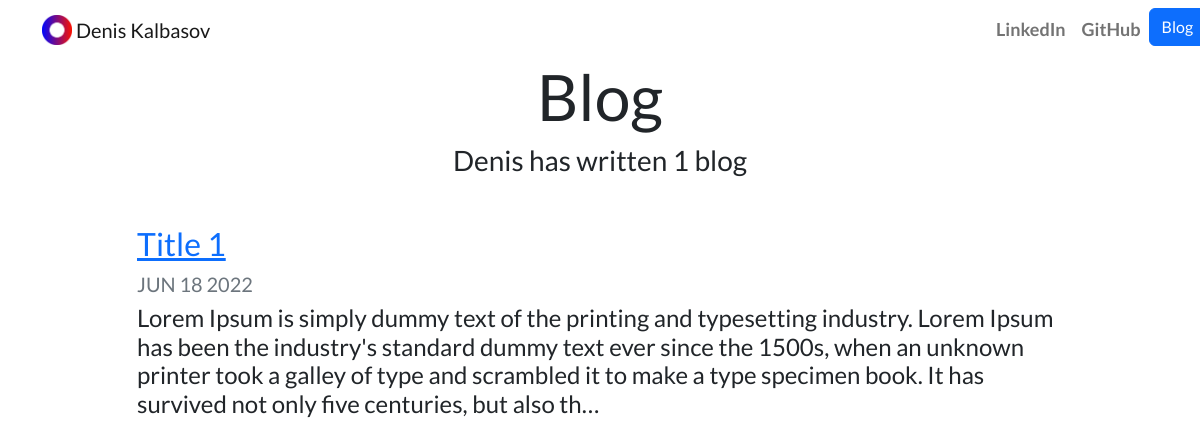
Screenshot of /blog/ with the database file from the repository.
### blog/models.py (models this page shows, shortened)
class BlogProject(models.Model):
    title = models.CharField(max_length=200)
    text = models.TextField()
    date = models.DateField()

### blog/views.py (the view)
# urls.py: path('', views.all_blogs, name='all_blogs'),
def all_blogs(request):
    blogs = BlogProject.objects.order_by('-date')
    return render(request, 'blog/all_blogs.html', {'blogs': blogs})

### blog/templates/blog/all_blogs.html
{% extends 'portfolio/base.html' %}
{% block content %}
<h1 id="blogtitle" class="font-weight-bold text-center">Blog</h1>
<h3 class="text-center mb-5">Denis has written {{ blogs.count }} blog{{ blogs.count|pluralize }}</h3>
{% for blog in blogs %}
<div class="row justify-content-center my-3">
  <div class="col-md-10">
    <a href="{% url 'blog:detail' blog.id %}">
      <h2>{{ blog.title }}</h2>
    </a>
    <h5 class="text-muted">{{ blog.date|date:'M d Y'|upper }}</h5>
    <h4>{{ blog.text|striptags|truncatechars:300 }}</h4>
  </div>
</div>
{% endfor %}
{% endblock %}

### portfolio/static/portfolio/custom1.css (style rules this page uses)
body { font-family: 'Lato', sans-serif; }
#blogtitle { font-size: 4rem; }

### rows the page displays
BlogProject: title "Title 1", date "JUN 18 2022", text "Lorem Ipsum is simply dummy text of the printing and typesetting industry. Lorem Ipsum has been the industry's standard dummy text ever since the 1500s, when an unknown printer took a galley of type and scrambled it to make a type specimen book. It has survived not only five centuries, but also th…"

### other values shown
{{ blogs.count }} "1"
